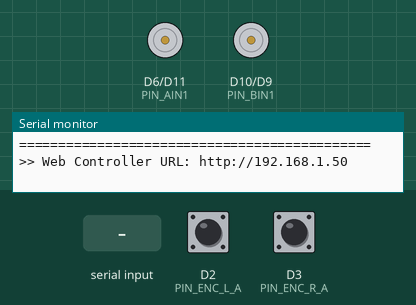
Simulated run of this sketch. Board: Arduino Uno R4 WiFi. On the bench: motor-driver pin pairs drawn as motors (green arrow = first pin HIGH = forward, orange = second pin HIGH = backward, longer = more drive), the last lines printed to the serial monitor. The inputs (shaded band) are chosen by the test bench; at power-on: D2 (PIN_ENC_L_A) HIGH, D3 (PIN_ENC_R_A) HIGH. WiFi joins after 1.5 s; servers stay silent unless stated; not simulated (calls return 0 or success): secrets.h.

Above: at 3.7 s.
3.8 s: "/cmd?c=\n" received over Serial
At 5.6 s:
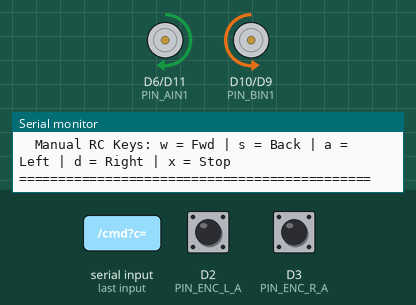
5.9 s: "1\n" received over Serial
At 6.5 s:
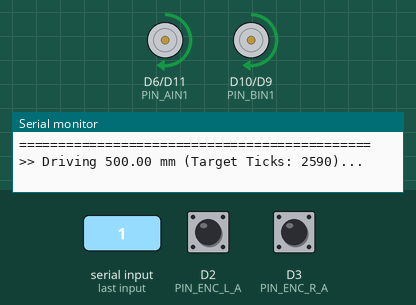
Timing chart, 0 to 15.4 s (numbered marks = the images above; inputs shaded):
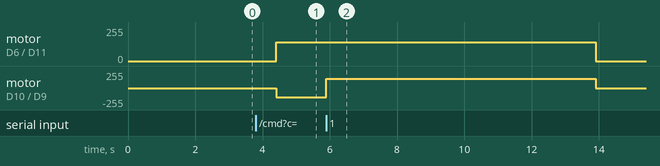

Measured:
- after the input at 3.8 s, motor on D6 (PIN_AIN1) / D11 (PIN_AIN2): stopped → forward 140/255 after 0.61 s; motor on D10 (PIN_BIN1) / D9 (PIN_BIN2): stopped → backward 140/255 after 0.61 s
- after the input at 5.9 s, motor on D6 (PIN_AIN1) / D11 (PIN_AIN2): forward 140/255 → stopped after 8.0 s; motor on D10 (PIN_BIN1) / D9 (PIN_BIN2): backward 140/255 → forward 140/255 at once, → stopped 8.0 s later

The sketch:

rc_movement_test.ino
```cpp
// ---------------------------------------------------------------------------
// SLAM Bot — STANDALONE RC MOVEMENT & ENCODER CALIBRATION TEST
// ---------------------------------------------------------------------------
// Board: Arduino Uno R4 WiFi
// No ROS2, no LIDAR, no NodeMCU, no backend required.
//
// Controls:
//   Option 1: Open Serial Monitor at 115200 baud and type commands (1-8 or w/a/s/d/x).
//   Option 2: Join WiFi (phone hotspot) and open the printed Web URL to drive from a phone browser.
//
// PHYSICAL MOTOR IDENTIFICATION (Standing behind the robot looking forward):
//   LEFT MOTOR  -> DRV8833 OUT1 & OUT2 | Arduino D6 (IN1) & D11 (IN2) | Encoder D2 (A) & D4 (B)
//   RIGHT MOTOR -> DRV8833 OUT3 & OUT4 | Arduino D10 (IN3) & D9 (IN4)  | Encoder D3 (A) & D5 (B)
// ---------------------------------------------------------------------------

#include <WiFiS3.h>
#include "secrets.h"      // WIFI_SSID & WIFI_PASS

// --- Pin Assignments -------------------------------------------------------
#define PIN_AIN1      6     // Left  Motor IN1
#define PIN_AIN2     11     // Left  Motor IN2
#define PIN_BIN1     10     // Right Motor IN3
#define PIN_BIN2      9     // Right Motor IN4
#define PIN_NSLEEP    8     // DRV8833 nSLEEP / enable (MUST be HIGH)

#define PIN_ENC_L_A   2     // Left  Encoder CH-A (Interrupt)
#define PIN_ENC_L_B   4     // Left  Encoder CH-B
#define PIN_ENC_R_A   3     // Right Encoder CH-A (Interrupt)
#define PIN_ENC_R_B   5     // Right Encoder CH-B

// --- Calibration Constants (Bench Measured) --------------------------------
static const bool INVERT_LEFT  = false; // Left motor forward: D6 PWM, D11 LOW
static const bool INVERT_RIGHT = false; // Right motor forward: D10 PWM, D9 LOW (re-wired OUT3/OUT4)

static const float WHEEL_DIAMETER_MM = 43.0f;
static const float WHEEL_BASE_MM     = 150.0f;
static const float ENCODER_CPR       = 700.0f;

// --- Derived Motion Math ---------------------------------------------------
// 1 rev = PI * 43.0 mm = 135.088 mm
// Ticks per mm = 700 / 135.088 = 5.1818 ticks/mm
static const float TICKS_PER_MM = ENCODER_CPR / (PI * WHEEL_DIAMETER_MM);

// Ticks per turn degree = (PI * WHEEL_BASE_MM / 360.0) * TICKS_PER_MM
// = (471.239 mm / 360 deg) * 5.1818 ticks/mm = 6.783 ticks/deg
static const float TICKS_PER_DEG = (PI * WHEEL_BASE_MM / 360.0f) * TICKS_PER_MM;

static const int SPEED_DUTY = 140;     // Strong breakaway test duty (0..255)

// --- Encoder State ---------------------------------------------------------
volatile long encLeftTicks  = 0;
volatile long encRightTicks = 0;

void isrLeft() {
  bool a = digitalRead(PIN_ENC_L_A);
  bool b = digitalRead(PIN_ENC_L_B);
  encLeftTicks += (a == b) ? 1 : -1;
}

void isrRight() {
  bool a = digitalRead(PIN_ENC_R_A);
  bool b = digitalRead(PIN_ENC_R_B);
  encRightTicks += (a == b) ? -1 : 1;
}

// --- Motor Control ---------------------------------------------------------
void writeMotor(int pinIn1, int pinIn2, int duty) {
  duty = constrain(duty, -200, 200);
  if (duty >= 0) {
    analogWrite(pinIn1, duty);
    analogWrite(pinIn2, 0);
  } else {
    analogWrite(pinIn1, 0);
    analogWrite(pinIn2, -duty);
  }
}

void setMotorDuty(int leftDuty, int rightDuty) {
  int l = INVERT_LEFT  ? -leftDuty  : leftDuty;
  int r = INVERT_RIGHT ? -rightDuty : rightDuty;
  digitalWrite(PIN_NSLEEP, HIGH); // Driver ALWAYS awake
  writeMotor(PIN_AIN1, PIN_AIN2, l);
  writeMotor(PIN_BIN1, PIN_BIN2, r);
}

void stopMotors() {
  analogWrite(PIN_AIN1, 0);
  analogWrite(PIN_AIN2, 0);
  analogWrite(PIN_BIN1, 0);
  analogWrite(PIN_BIN2, 0);
}

void resetEncoders() {
  noInterrupts();
  encLeftTicks  = 0;
  encRightTicks = 0;
  interrupts();
}

void printEncoders() {
  noInterrupts();
  long l = encLeftTicks;
  long r = encRightTicks;
  interrupts();
  Serial.print(F(" [Encoder Ticks] Left: "));
  Serial.print(l);
  Serial.print(F(" | Right: "));
  Serial.print(r);
  Serial.print(F(" | Left Dist: "));
  Serial.print(l / TICKS_PER_MM);
  Serial.print(F(" mm | Right Dist: "));
  Serial.print(r / TICKS_PER_MM);
  Serial.println(F(" mm"));
}

// --- Precision Movement Routines -------------------------------------------
void driveDistance(float distanceMm, int speed = SPEED_DUTY) {
  resetEncoders();
  long targetTicks = labs((long)(distanceMm * TICKS_PER_MM));
  int dir = (distanceMm >= 0) ? 1 : -1;

  Serial.print(F(">> Driving "));
  Serial.print(distanceMm);
  Serial.print(F(" mm (Target Ticks: "));
  Serial.print(targetTicks);
  Serial.println(F(")..."));

  setMotorDuty(dir * speed, dir * speed);

  uint32_t t0 = millis();
  while (millis() - t0 < 8000) {
    noInterrupts();
    long l = labs(encLeftTicks);
    long r = labs(encRightTicks);
    interrupts();

    if (max(l, r) >= targetTicks) break;
    delay(5);
  }

  stopMotors();
  delay(200);
  printEncoders();
}

void rotateDegrees(float degrees, int speed = SPEED_DUTY) {
  resetEncoders();
  long targetTicks = labs((long)(degrees * TICKS_PER_DEG));
  int dir = (degrees >= 0) ? 1 : -1; // Positive = Left (CCW), Negative = Right (CW)

  Serial.print(F(">> Rotating "));
  Serial.print(degrees);
  Serial.print(F(" deg (Target Ticks: "));
  Serial.print(targetTicks);
  Serial.println(F(")..."));

  // Left turn: Left wheel BACKWARD (-), Right wheel FORWARD (+)
  // Right turn: Left wheel FORWARD (+), Right wheel BACKWARD (-)
  setMotorDuty(-dir * speed, dir * speed);

  uint32_t t0 = millis();
  while (millis() - t0 < 6000) {
    noInterrupts();
    long l = labs(encLeftTicks);
    long r = labs(encRightTicks);
    interrupts();

    if (max(l, r) >= targetTicks) break;
    delay(5);
  }

  stopMotors();
  delay(200);
  printEncoders();
}

void runSequenceSquareReturn() {
  Serial.println(F("\n=== ROUTINE: Square Drive & Return to Start ==="));
  for (int i = 1; i <= 4; i++) {
    Serial.print(F("\n--- Leg ")); Serial.print(i); Serial.println(F(" of 4 ---"));
    driveDistance(500);          // Drive Forward 50 cm (0.5 m)
    delay(500);
    rotateDegrees(90);           // Turn 90° Left
    delay(500);
  }
  Serial.println(F("=== ROUTINE COMPLETE: Returned to Start Position! ===\n"));
}

void printMenu() {
  Serial.println(F("\n============================================="));
  Serial.println(F("   SLAM BOT — RC MOVEMENT & ENCODER TEST    "));
  Serial.println(F("============================================="));
  Serial.println(F("  [1] Drive Forward  (500 mm / 0.5 m)"));
  Serial.println(F("  [2] Drive Backward (500 mm / 0.5 m)"));
  Serial.println(F("  [3] Turn Left 90 deg"));
  Serial.println(F("  [4] Turn Right 90 deg"));
  Serial.println(F("  [5] Rotate 360 deg Spin"));
  Serial.println(F("  [6] Sharp 180 deg U-Turn"));
  Serial.println(F("  [7] Square Routine (Drive & Return to Start)"));
  Serial.println(F("  [8] Reset & Read Live Encoders"));
  Serial.println(F("  -------------------------------------------"));
  Serial.println(F("  Manual RC Keys: w = Fwd | s = Back | a = Left | d = Right | x = Stop"));
  Serial.println(F("=============================================\n"));
}

void processCommand(char cmd) {
  switch (cmd) {
    case '1': driveDistance(500); break;
    case '2': driveDistance(-500); break;
    case '3': rotateDegrees(90); break;
    case '4': rotateDegrees(-90); break;
    case '5': rotateDegrees(360); break;
    case '6': rotateDegrees(180); break;
    case '7': runSequenceSquareReturn(); break;
    case '8': resetEncoders(); printEncoders(); break;

    // Manual RC commands:
    case 'w': case 'W': Serial.println(F(">> RC: Forward"));  setMotorDuty(SPEED_DUTY, SPEED_DUTY); break;
    case 's': case 'S': Serial.println(F(">> RC: Backward")); setMotorDuty(-SPEED_DUTY, -SPEED_DUTY); break;
    case 'a': case 'A': Serial.println(F(">> RC: Left"));     setMotorDuty(-SPEED_DUTY, SPEED_DUTY); break;
    case 'd': case 'D': Serial.println(F(">> RC: Right"));    setMotorDuty(SPEED_DUTY, -SPEED_DUTY); break;
    case 'x': case 'X': Serial.println(F(">> RC: Stop"));     stopMotors(); break;
    default: break;
  }
}

// --- Web Server Setup for Phone/Browser RC Control -----------------------
WiFiServer server(80);

const char PAGE_HTML[] PROGMEM = R"HTML(<!DOCTYPE html><html><head>
<meta name=viewport content="width=device-width,initial-scale=1">
<title>SLAM Bot - Movement Test</title><style>
body{background:#0d1117;color:#e6edf3;font-family:sans-serif;text-align:center;padding:20px}
.pad{display:grid;grid-template-columns:repeat(3,90px);gap:10px;justify-content:center;margin:20px auto}
button{padding:20px;border-radius:10px;border:none;background:#1f6feb;color:#fff;font-size:20px;font-weight:700;cursor:pointer}
button:active{background:#388bfd}
.stop{background:#da3633}
.seq{margin-top:15px;padding:12px 20px;background:#238636;font-size:15px;width:290px}
</style></head><body>
<h2>SLAM Bot Movement Test</h2>
<div class=pad>
<div></div><button onclick="fetch('/cmd?c=w')">&#9650;</button><div></div>
<button onclick="fetch('/cmd?c=a')">&#9664;</button><button class=stop onclick="fetch('/cmd?c=x')">STOP</button><button onclick="fetch('/cmd?c=d')">&#9654;</button>
<div></div><button onclick="fetch('/cmd?c=s')">&#9660;</button><div></div>
</div>
<button class=seq onclick="fetch('/cmd?c=1')">Drive 0.5m Forward</button><br>
<button class=seq onclick="fetch('/cmd?c=3')">Turn 90° Left</button><br>
<button class=seq onclick="fetch('/cmd?c=4')">Turn 90° Right</button><br>
<button class=seq onclick="fetch('/cmd?c=5')">Rotate 360° Spin</button><br>
<button class=seq onclick="fetch('/cmd?c=6')">180° Sharp U-Turn</button><br>
<button class=seq onclick="fetch('/cmd?c=7')">Return to Start (Square)</button>
</body></html>)HTML";

void handleWebClient(WiFiClient& client) {
  String req = client.readStringUntil('\n');
  if (req.indexOf("/cmd?c=") >= 0) {
    int idx = req.indexOf("/cmd?c=");
    char c = req[idx + 7];
    processCommand(c);
  }
  client.print(F("HTTP/1.1 200 OK\r\nContent-Type: text/html\r\nConnection: close\r\n\r\n"));
  client.print(PAGE_HTML);
  client.stop();
}

void setup() {
  Serial.begin(115200);

  pinMode(PIN_NSLEEP, OUTPUT);
  digitalWrite(PIN_NSLEEP, HIGH); // Keep DRV8833 active

  pinMode(PIN_AIN1, OUTPUT);
  pinMode(PIN_AIN2, OUTPUT);
  pinMode(PIN_BIN1, OUTPUT);
  pinMode(PIN_BIN2, OUTPUT);
  stopMotors();

  pinMode(PIN_ENC_L_A, INPUT_PULLUP);
  pinMode(PIN_ENC_L_B, INPUT_PULLUP);
  pinMode(PIN_ENC_R_A, INPUT_PULLUP);
  pinMode(PIN_ENC_R_B, INPUT_PULLUP);
  attachInterrupt(digitalPinToInterrupt(PIN_ENC_L_A), isrLeft,  CHANGE);
  attachInterrupt(digitalPinToInterrupt(PIN_ENC_R_A), isrRight, CHANGE);

  delay(1000);
  printMenu();

  WiFi.begin(WIFI_SSID, WIFI_PASS);
  uint32_t t0 = millis();
  while (WiFi.status() != WL_CONNECTED && millis() - t0 < 5000) { delay(200); }

  if (WiFi.status() == WL_CONNECTED) {
    server.begin();
    Serial.print(F(">> Web Controller URL: http://"));
    Serial.println(WiFi.localIP());
  } else {
    Serial.println(F(">> WiFi optional: use Serial Monitor for controls!"));
  }
}

void loop() {
  if (Serial.available() > 0) {
    char c = Serial.read();
    if (c != '\r' && c != '\n') {
      processCommand(c);
      delay(200);
      printMenu();
    }
  }

  WiFiClient client = server.available();
  if (client) {
    handleWebClient(client);
  }
}
```
